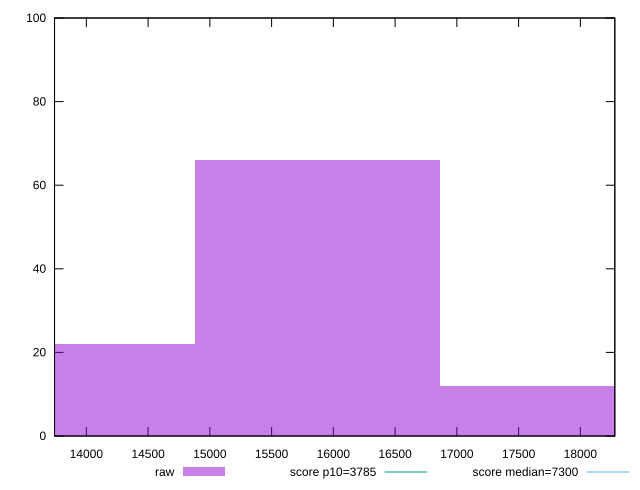

Source code (gnuplot):
reset

$raw <<EOF
17851.942984333964 12
13884.844543370862 22
15868.393763852413 66
EOF

set key outside below
set boxwidth 1983.5492204815516
set xrange [13742.399000000003:18279.042500000003]
set yrange [0:100]
set trange [0:100]
set style fill transparent solid 0.5 noborder

set parametric
set terminal svg size 640, 490 enhanced background rgb 'white'
set output "reprap/interactive/samples/pages+cached+noexternal+nomedia+nocss/raw/histogram.svg"

plot $raw title "raw" with boxes, \
     3785,t title "score p10=3785", \
     7300,t title "score median=7300"

reset
